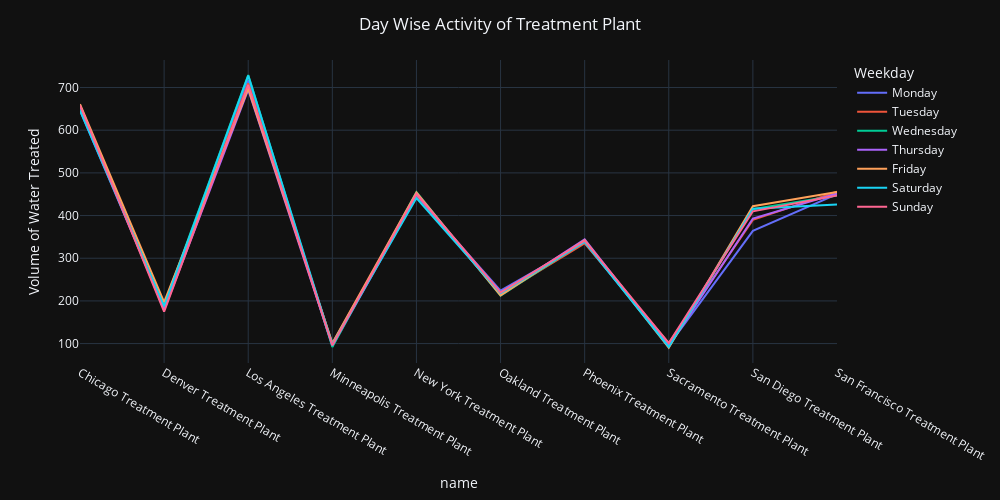

Notebook source saved alongside this figure:
### Code cell
fig=px.line(week_tp_data.sort_values(['name','WeekNo']),x='name',y='Volume of Water Treated',color='Weekday',template='plotly_dark')
fig.update_layout(width=1000,height=500,title=dict(text='Day Wise Activity of Treatment Plant',x=0.5))
fig.show()

### Figure 1 — Plotly figure (JSON) as saved in the notebook; plotly's stock layout.template omitted (floating-point values rounded to 4 significant figures)
{"data": [{"hovertemplate": "Weekday=Monday<br>name=%{x}<br>Volume of Water Treated=%{y}<extra></extra>", "legendgroup": "Monday", "line": {"color": "#636efa", "dash": "solid"}, "marker": {"symbol": "circle"}, "mode": "lines", "name": "Monday", "orientation": "v", "showlegend": true, "type": "scatter", "x": ["Chicago Treatment Plant", "Denver Treatment Plant", "Los Angeles Treatment Plant", "Minneapolis Treatment Plant", "New York Treatment Plant", "Oakland Treatment Plant", "Phoenix Treatment Plant", "Sacramento Treatment Plant", "San Diego Treatment Plant ", "San Francisco Treatment Plant"], "xaxis": "x", "y": [646, 183, 717, 94, 446, 224, 337, 96, 364, 450], "yaxis": "y"}, {"hovertemplate": "Weekday=Tuesday<br>name=%{x}<br>Volume of Water Treated=%{y}<extra></extra>", "legendgroup": "Tuesday", "line": {"color": "#EF553B", "dash": "solid"}, "marker": {"symbol": "circle"}, "mode": "lines", "name": "Tuesday", "orientation": "v", "showlegend": true, "type": "scatter", "x": ["Chicago Treatment Plant", "Denver Treatment Plant", "Los Angeles Treatment Plant", "Minneapolis Treatment Plant", "New York Treatment Plant", "Oakland Treatment Plant", "Phoenix Treatment Plant", "Sacramento Treatment Plant", "San Diego Treatment Plant ", "San Francisco Treatment Plant"], "xaxis": "x", "y": [657, 187, 710, 100, 448, 215, 335, 101, 390, 456], "yaxis": "y"}, {"hovertemplate": "Weekday=Wednesday<br>name=%{x}<br>Volume of Water Treated=%{y}<extra></extra>", "legendgroup": "Wednesday", "line": {"color": "#00cc96", "dash": "solid"}, "marker": {"symbol": "circle"}, "mode": "lines", "name": "Wednesday", "orientation": "v", "showlegend": true, "type": "scatter", "x": ["Chicago Treatment Plant", "Denver Treatment Plant", "Los Angeles Treatment Plant", "Minneapolis Treatment Plant", "New York Treatment Plant", "Oakland Treatment Plant", "Phoenix Treatment Plant", "Sacramento Treatment Plant", "San Diego Treatment Plant ", "San Francisco Treatment Plant"], "xaxis": "x", "y": [651, 190, 729, 92, 455, 212, 340, 94, 415, 447], "yaxis": "y"}, {"hovertemplate": "Weekday=Thursday<br>name=%{x}<br>Volume of Water Treated=%{y}<extra></extra>", "legendgroup": "Thursday", "line": {"color": "#ab63fa", "dash": "solid"}, "marker": {"symbol": "circle"}, "mode": "lines", "name": "Thursday", "orientation": "v", "showlegend": true, "type": "scatter", "x": ["Chicago Treatment Plant", "Denver Treatment Plant", "Los Angeles Treatment Plant", "Minneapolis Treatment Plant", "New York Treatment Plant", "Oakland Treatment Plant", "Phoenix Treatment Plant", "Sacramento Treatment Plant", "San Diego Treatment Plant ", "San Francisco Treatment Plant"], "xaxis": "x", "y": [658, 179, 695, 96, 450, 216, 344, 94, 393, 452], "yaxis": "y"}, {"hovertemplate": "Weekday=Friday<br>name=%{x}<br>Volume of Water Treated=%{y}<extra></extra>", "legendgroup": "Friday", "line": {"color": "#FFA15A", "dash": "solid"}, "marker": {"symbol": "circle"}, "mode": "lines", "name": "Friday", "orientation": "v", "showlegend": true, "type": "scatter", "x": ["Chicago Treatment Plant", "Denver Treatment Plant", "Los Angeles Treatment Plant", "Minneapolis Treatment Plant", "New York Treatment Plant", "Oakland Treatment Plant", "Phoenix Treatment Plant", "Sacramento Treatment Plant", "San Diego Treatment Plant ", "San Francisco Treatment Plant"], "xaxis": "x", "y": [661, 197, 698, 101, 454, 213, 342, 90, 422, 455], "yaxis": "y"}, {"hovertemplate": "Weekday=Saturday<br>name=%{x}<br>Volume of Water Treated=%{y}<extra></extra>", "legendgroup": "Saturday", "line": {"color": "#19d3f3", "dash": "solid"}, "marker": {"symbol": "circle"}, "mode": "lines", "name": "Saturday", "orientation": "v", "showlegend": true, "type": "scatter", "x": ["Chicago Treatment Plant", "Denver Treatment Plant", "Los Angeles Treatment Plant", "Minneapolis Treatment Plant", "New York Treatment Plant", "Oakland Treatment Plant", "Phoenix Treatment Plant", "Sacramento Treatment Plant", "San Diego Treatment Plant ", "San Francisco Treatment Plant"], "xaxis": "x", "y": [646, 187, 728, 98, 441, 218, 338, 92, 416, 426], "yaxis": "y"}, {"hovertemplate": "Weekday=Sunday<br>name=%{x}<br>Volume of Water Treated=%{y}<extra></extra>", "legendgroup": "Sunday", "line": {"color": "#FF6692", "dash": "solid"}, "marker": {"symbol": "circle"}, "mode": "lines", "name": "Sunday", "orientation": "v", "showlegend": true, "type": "scatter", "x": ["Chicago Treatment Plant", "Denver Treatment Plant", "Los Angeles Treatment Plant", "Minneapolis Treatment Plant", "New York Treatment Plant", "Oakland Treatment Plant", "Phoenix Treatment Plant", "Sacramento Treatment Plant", "San Diego Treatment Plant ", "San Francisco Treatment Plant"], "xaxis": "x", "y": [658, 175, 706, 96, 451, 220, 341, 101, 410, 447], "yaxis": "y"}], "layout": {"height": 500, "legend": {"title": {"text": "Weekday"}, "tracegroupgap": 0}, "margin": {"t": 60}, "title": {"text": "Day Wise Activity of Treatment Plant", "x": 0.5}, "width": 1000, "xaxis": {"anchor": "y", "autorange": true, "domain": [0, 1], "range": [0, 9], "title": {"text": "name"}, "type": "category"}, "yaxis": {"anchor": "x", "autorange": true, "domain": [0, 1], "range": [54.5, 764.5], "title": {"text": "Volume of Water Treated"}, "type": "linear"}}}
